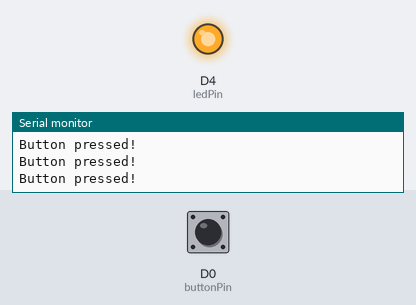
Simulated run of this sketch. Board: ESP8266 (NodeMCU). Shown: output pins drawn as LEDs (lit = HIGH), the last lines printed to the serial monitor. The test bench sets the inputs (shaded band); at power-on: D0 (buttonPin) LOW.

Above: at 1.8 s.
1.9 s: D0 (buttonPin) pulled HIGH for 0.6 s
At 2.4 s:
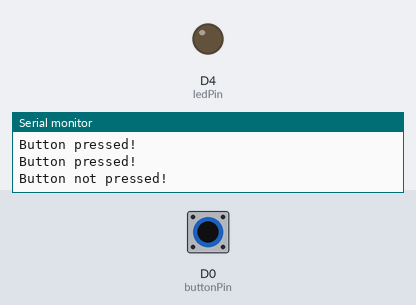
4.0 s: D0 (buttonPin) pulled HIGH for 3.2 s
At 8.4 s:
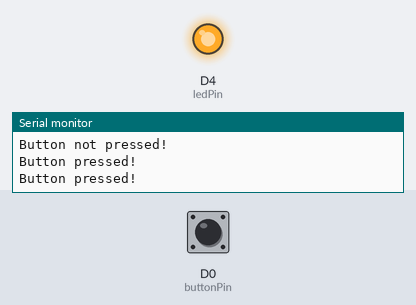
Timing chart, 0 to 9.9 s (numbered marks = the images above; inputs shaded):
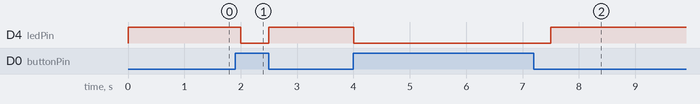

Measured:
- after the input at 1.9 s, D4 (ledPin): HIGH → LOW after 0.10 s, → HIGH 0.50 s later
- after the input at 4.0 s, D4 (ledPin): HIGH → LOW at once, → HIGH 3.5 s later

The sketch:

temp.ino
```cpp
const int buttonPin = D0;    // Define the pin for the push button
const int ledPin = LED_BUILTIN; // Define the onboard LED pin
int buttonState = 0;         // Variable for storing the button state

void setup() {
  pinMode(buttonPin, INPUT);   // Set the button pin as input
  pinMode(ledPin, OUTPUT);     // Set the LED pin as output
  Serial.begin(9600);          // Initialize serial communication
}

void loop() {
  buttonState = digitalRead(buttonPin); // Read the state of the button

  if (buttonState == HIGH) {
    Serial.println("Button not pressed!");
    digitalWrite(ledPin, LOW); // Turn off the LED
  }
  else {
    Serial.println("Button pressed!");
    digitalWrite(ledPin, HIGH); // Turn on the LED
  }
  delay(500); // Add a small delay to debounce the button (optional)
}
```
